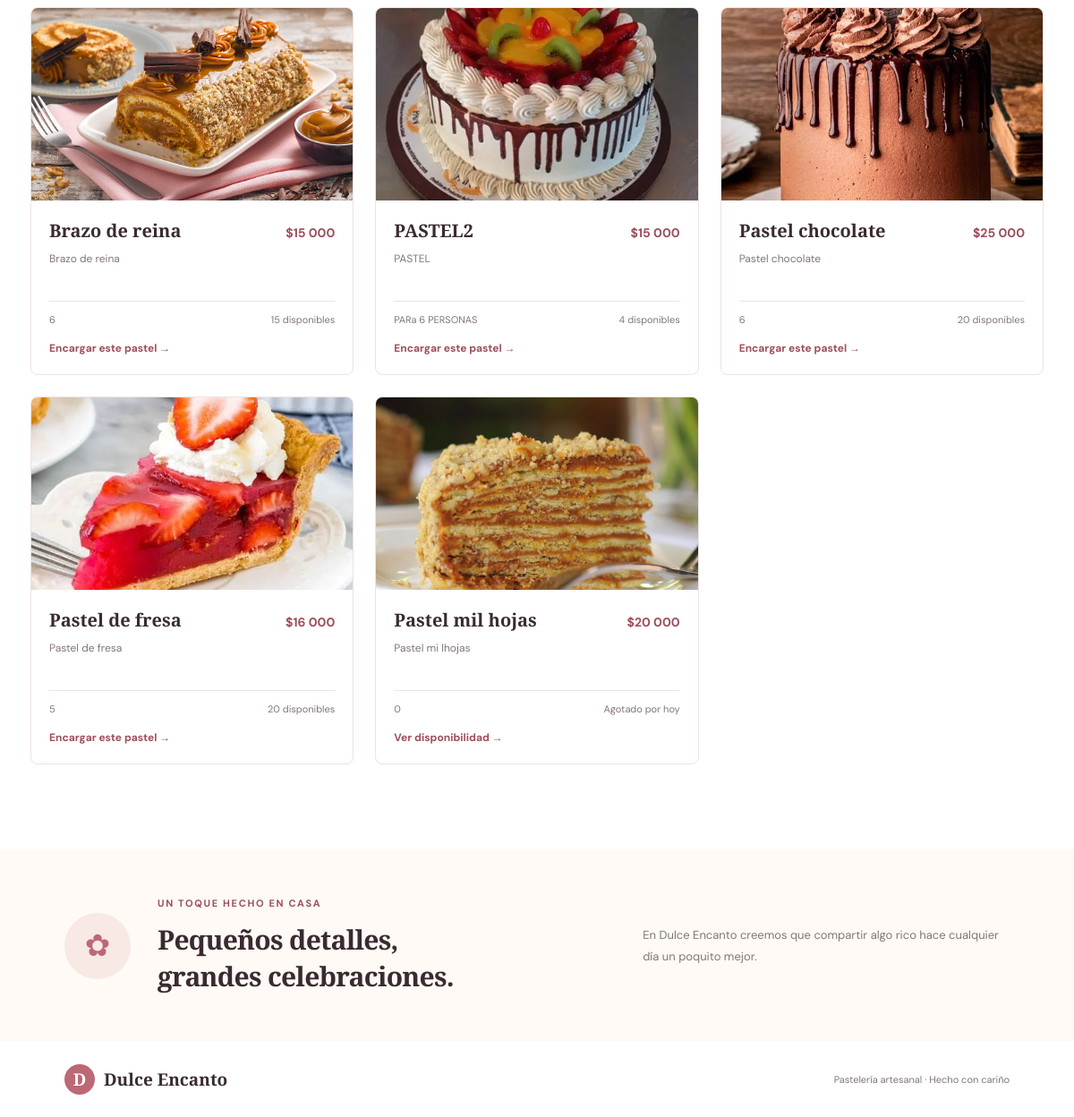
/ (lower part), run on an earlier commit of the app's database.
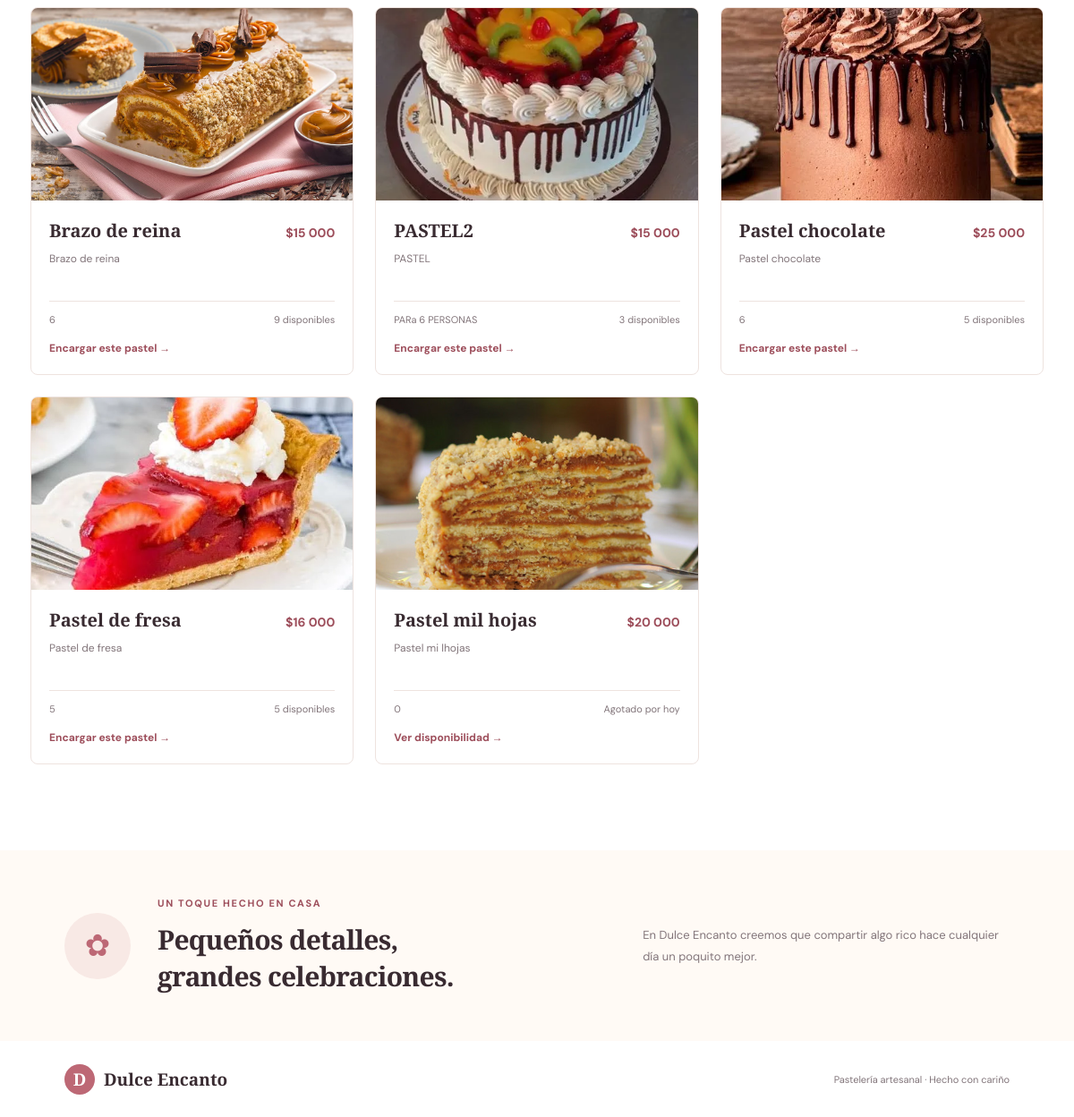
And on a later commit of the database.
### pasteleria/models.py (models this page shows, shortened)
class producto(models.Model):
    nombre = models.CharField(max_length=100)
    linea = models.ForeignKey(
        linea,
        on_delete=models.CASCADE,
        related_name='productos',
    )
    descripcion = models.TextField()
    precio = models.DecimalField(max_digits=10, decimal_places=2)
    stock = models.IntegerField()
    porcion = models.CharField(max_length=50)
    imagen = models.ImageField(upload_to='productos/',blank=True, null=True)
    apto_celiacos = models.BooleanField(
        default=False,
        verbose_name='Apto para celíacos',
    )
    visible_en_catalogo = models.BooleanField(default=True, verbose_name='Visible en catálogo')

### pasteleria/views.py (the view)
# urls.py: path('', views.catalogo, name='catalogo'),
def catalogo(request):
    productos = producto.objects.filter(
        visible_en_catalogo=True,
    ).order_by('nombre')
    return render(request, 'pasteleria/catalogo.html', {'productos': productos})

### templates/pasteleria/catalogo.html (shortened to what this page needs)
{% load static %}
{% load humanize %}
<!DOCTYPE html>
<html lang="es">
<head>
    <link rel="stylesheet" href="{% static 'css/catalogo.css' %}">
</head>
<body>
    <main>
        <section class="catalog-section" id="catalogo">
            <div class="product-grid">
                {% for pastel in productos %}
                    <article class="product-card">
                        <a class="product-image"
                           href="{% if pastel.stock > 0 %}{% url 'crear_encargo' pastel.id %}{% else %}{% url 'detalle_producto' pastel.id %}{% endif %}"
                           aria-label="{% if pastel.stock > 0 %}Encargar{% else %}Ver disponibilidad de{% endif %} {{ pastel.nombre }}">
                           {% if pastel.imagen %}
    <img src="{{ pastel.imagen.url }}" alt="{{ pastel.nombre }}"
         style="position: absolute; inset: 0; width: 100%; height: 100%; object-fit: cover;">
{% else %}
    <span class="product-image-decoration" aria-hidden="true">✦</span>
{% endif %}
                        </a>
                        <div class="product-info">
                            <div class="product-title-row">
                                <h3>{{ pastel.nombre }}</h3>
                                <span class="product-price">${{ pastel.precio|floatformat:0|intcomma }}</span>
                            </div>
                            <p>{{ pastel.descripcion|truncatewords:18 }}</p>
                            <div class="product-meta">
                                <span>{{ pastel.porcion }}</span>
                                {% if pastel.stock > 0 %}
                                    <span>{{ pastel.stock }} disponibles</span>
                                {% else %}
                                    <span>Agotado por hoy</span>
                                {% endif %}
                            </div>
                            <a class="text-link"
                               href="{% if pastel.stock > 0 %}{% url 'crear_encargo' pastel.id %}{% else %}{% url 'detalle_producto' pastel.id %}{% endif %}">
                                {% if pastel.stock > 0 %}Encargar este pastel{% else %}Ver disponibilidad{% endif %}
                                <span aria-hidden="true">→</span>
                            </a>
                        </div>
                    </article>
                {% empty %}
                    <div class="empty-state">
                        <span aria-hidden="true">♡</span>
                        <h3>Estamos preparando cosas ricas</h3>
                        <p>Pronto encontrarás nuestros pasteles en este catálogo.</p>
                    </div>
                {% endfor %}
            </div>
        </section>
        <section class="about-section" id="nosotros">
            <span class="about-icon" aria-hidden="true">✿</span>
            <div>
                <p class="eyebrow">Un toque hecho en casa</p>
                <h2>Pequeños detalles,<br>grandes celebraciones.</h2>
            </div>
            <p>En Dulce Encanto creemos que compartir algo rico hace cualquier día un poquito mejor.</p>
        </section>
    </main>
    <footer class="site-footer">
        <a class="brand" href="{% url 'catalogo' %}">
            <span class="brand-mark" aria-hidden="true">D</span>
            <span>Dulce Encanto</span>
        </a>
        <p>Pastelería artesanal · Hecho con cariño</p>
    </footer>
</body>
</html>

What changed in the data, as far as the page shows it:
changed producto "Brazo de reina": stock "15" → "9"
changed producto "PASTEL2": stock "4" → "3"
changed producto "Pastel chocolate": stock "20" → "5"
changed producto "Pastel de fresa": stock "20" → "5"
